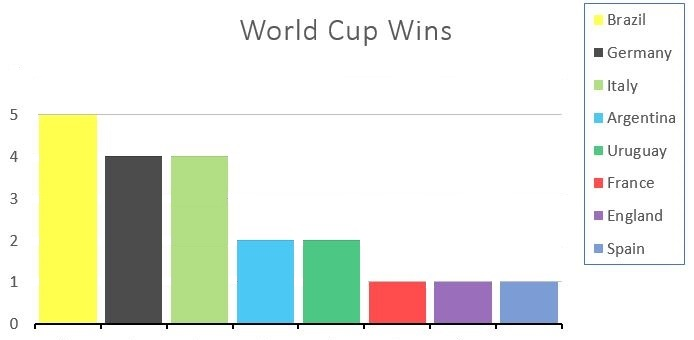
%> input picture BarChart -  Code/Case 2/2.JPG, 694 x 340 px
$ octave --eval "result = Extract_ColorBoxes(imread('Case 2/2.JPG'));"   (GNU Octave 9; MATLAB toolbox functions it lacks are replaced by stand-ins)
%> lines starting %> are read from the running program, lines starting %| are printed output that depends on the picture; in (x1, y1, x2, y2) boxes, pixels count from 0 and x2, y2 are one past the last pixel; in counts of white or black regions, pixels touching at a corner belong together; the program's own positions count from 1
function [stat] = Extract_ColorBoxes(Image)

BW_img = ~im2bw(Image, 0.9);
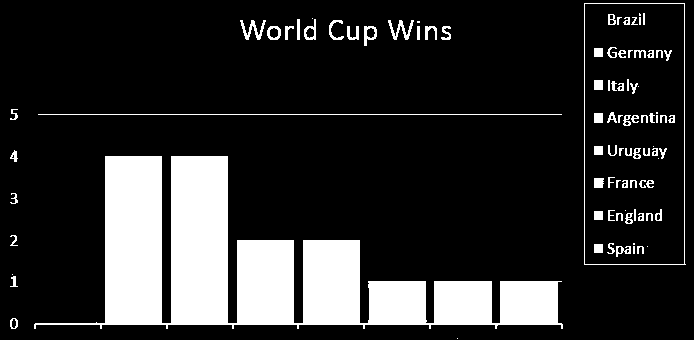
%> BW_img: size 340x694 logical; 17.9% white; 91 white regions (15 under 20 px), largest, box (x1, y1, x2, y2) and area: (34, 156, 563, 329) 36911, (584, 3, 686, 265) 723, (38, 114, 562, 115) 524

SE = strel('rectangle',[5 5]);
Boxes_img = imopen(BW_img, SE);
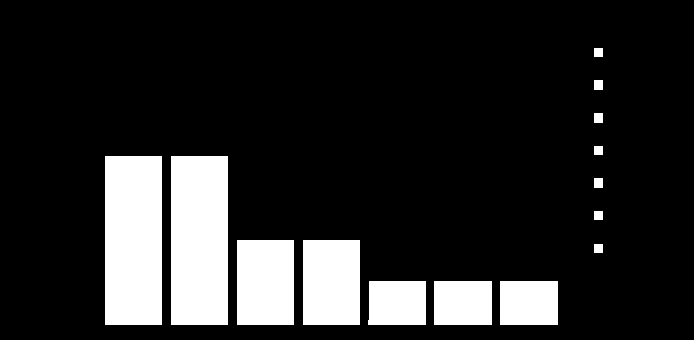
%> Boxes_img: size 340x694 logical; 15.8% white; 14 white regions

stat  = regionprops(Boxes_img,'boundingbox', 'Centroid', 'Area');
%> stat = 14 regions; largest, box (x1, y1, x2, y2), Area and Centroid: (105, 156, 162, 325) 9633 [134 241], (171, 156, 228, 325) 9633 [200 241], (237, 240, 294, 325) 4845 [266 283], (303, 240, 360, 325) 4845 [332 283], (434, 281, 492, 325) 2552 [463.5 303.5]
%> `result = Extract_ColorBoxes(imread('Case 2/2.JPG'));`: result has the same summary as stat in Extract_ColorBoxes
end

$ run again, on BarChart -  Code/Case 2/1.png
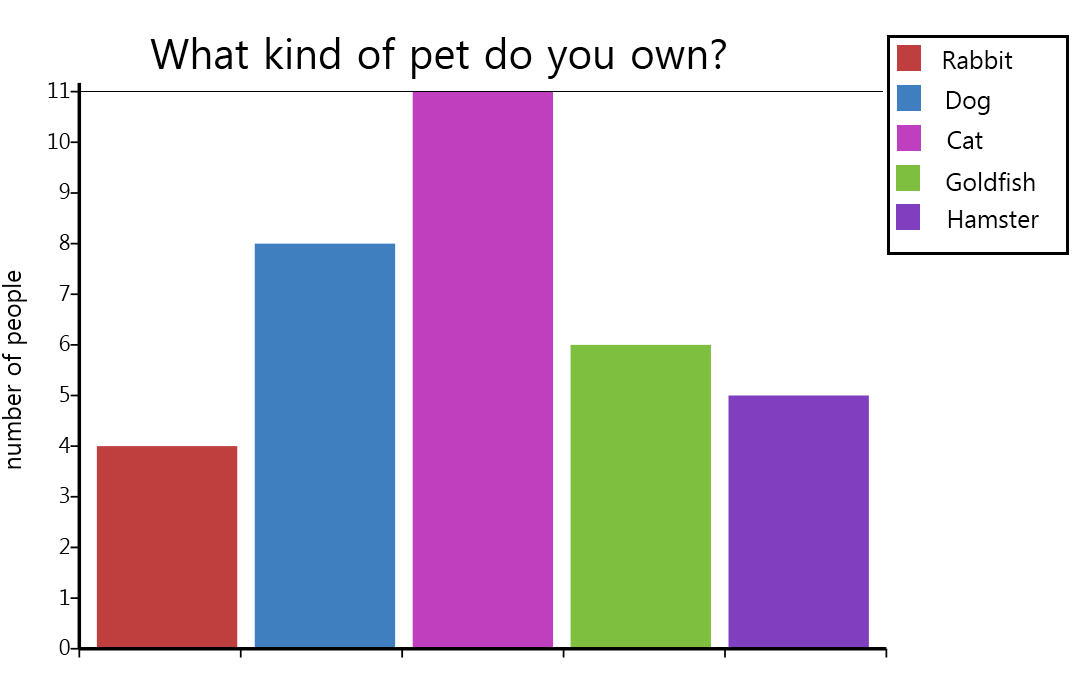
%> input picture BarChart -  Code/Case 2/1.png, 1088 x 696 px
%> in Extract_ColorBoxes, `BW_img = ~im2bw(Image, 0.9);`:
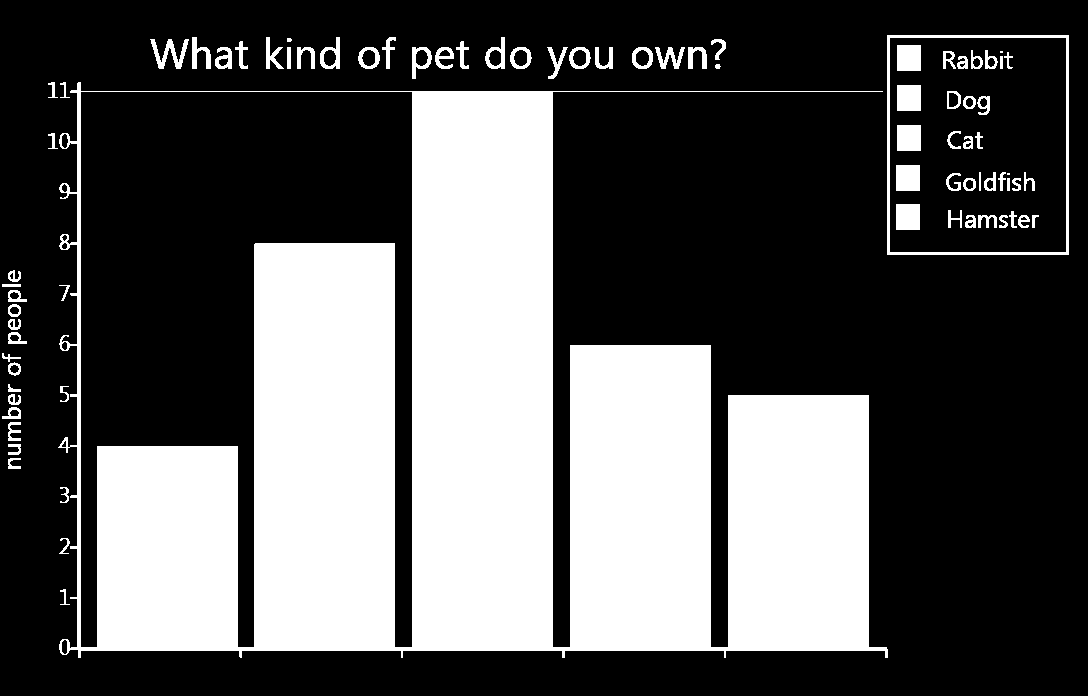
%> BW_img: size 696x1088 logical; 34.8% white; 82 white regions (3 under 20 px), largest, box (x1, y1, x2, y2) and area: (58, 82, 888, 658) 248795, (887, 35, 1069, 255) 2376, (897, 45, 921, 71) 624
%> in Extract_ColorBoxes, `Boxes_img = imopen(BW_img, SE);`:
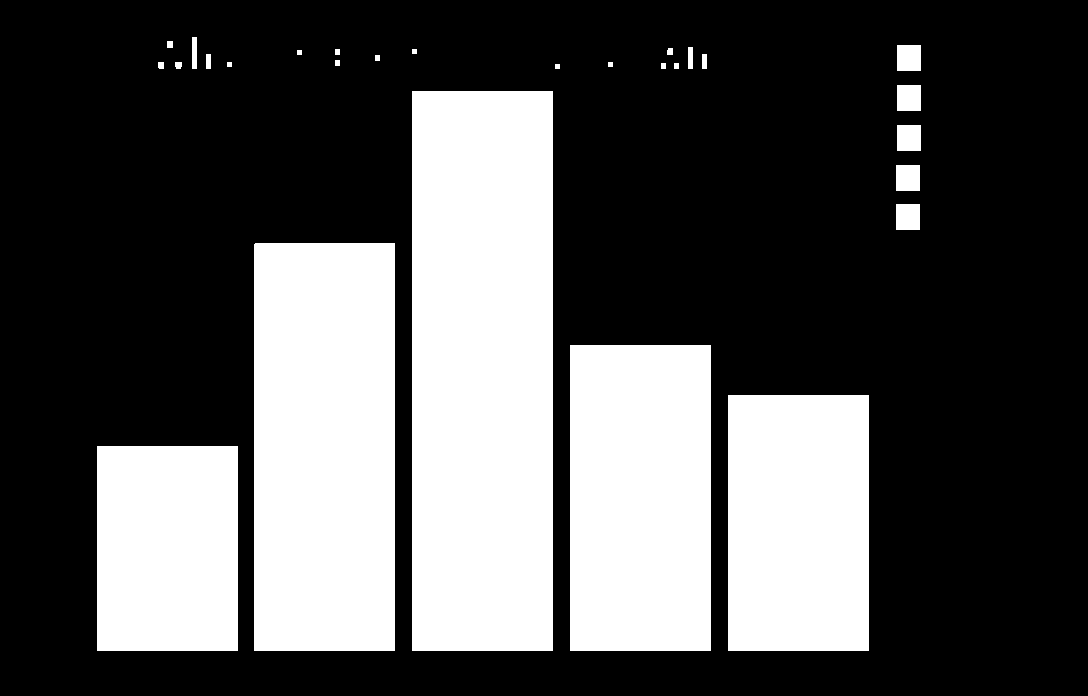
%> Boxes_img: size 696x1088 logical; 32.8% white; 28 white regions
%> stat = 28 regions; largest, box (x1, y1, x2, y2), Area and Centroid: (412, 91, 553, 651) 78960 [483 371.5], (254, 243, 395, 651) 57527 [325 447.5], (570, 345, 711, 651) 43146 [641 498.5], (728, 395, 869, 651) 36096 [799 523.5], (97, 446, 238, 651) 28905 [168 549]
%> result has the same summary as stat in Extract_ColorBoxes
